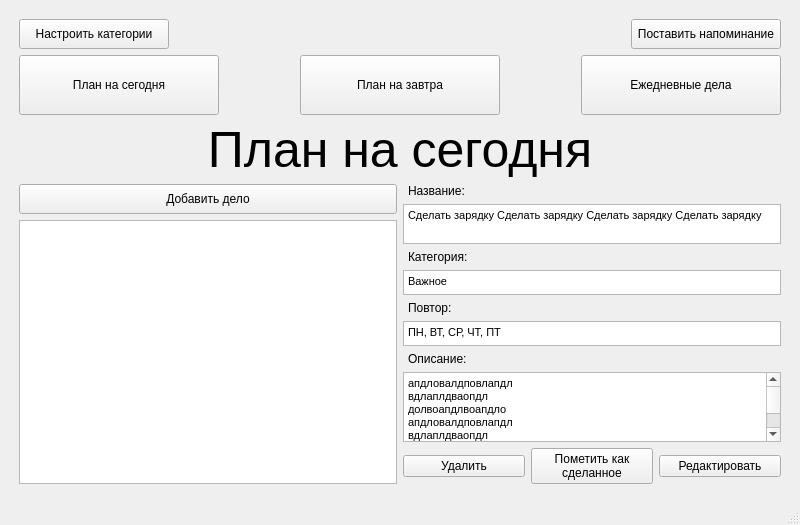
<?xml version="1.0" encoding="UTF-8"?>
<ui version="4.0">
 <class>Todo</class>
 <widget class="QMainWindow" name="Todo">
  <property name="geometry">
   <rect>
    <x>0</x>
    <y>0</y>
    <width>800</width>
    <height>521</height>
   </rect>
  </property>
  <property name="maximumSize">
   <size>
    <width>16777215</width>
    <height>521</height>
   </size>
  </property>
  <property name="windowTitle">
   <string>Планировщик дел</string>
  </property>
  <property name="styleSheet">
   <string notr="true">#centralwidget {
    padding: 20px;
}

#planLabel {
    font-size: 50px;
}

#taskName {
    font-size: 18px;
}</string>
  </property>
  <widget class="QWidget" name="centralwidget">
   <layout class="QHBoxLayout" name="horizontalLayout_6">
    <item>
     <layout class="QVBoxLayout" name="verticalLayout_3">
      <property name="leftMargin">
       <number>10</number>
      </property>
      <property name="topMargin">
       <number>10</number>
      </property>
      <property name="rightMargin">
       <number>10</number>
      </property>
      <property name="bottomMargin">
       <number>10</number>
      </property>
      <item>
       <layout class="QHBoxLayout" name="horizontalLayout_5">
        <item>
         <widget class="QPushButton" name="categoriesSettingsBtn">
          <property name="minimumSize">
           <size>
            <width>150</width>
            <height>30</height>
           </size>
          </property>
          <property name="text">
           <string>Настроить категории</string>
          </property>
         </widget>
        </item>
        <item>
         <spacer name="horizontalSpacer_3">
          <property name="orientation">
           <enum>Qt::Horizontal</enum>
          </property>
          <property name="sizeHint" stdset="0">
           <size>
            <width>40</width>
            <height>20</height>
           </size>
          </property>
         </spacer>
        </item>
        <item>
         <widget class="QPushButton" name="reminderBtn">
          <property name="minimumSize">
           <size>
            <width>150</width>
            <height>30</height>
           </size>
          </property>
          <property name="text">
           <string>Поставить напоминание</string>
          </property>
         </widget>
        </item>
       </layout>
      </item>
      <item>
       <layout class="QHBoxLayout" name="horizontalLayout">
        <item>
         <widget class="QPushButton" name="today">
          <property name="minimumSize">
           <size>
            <width>200</width>
            <height>60</height>
           </size>
          </property>
          <property name="maximumSize">
           <size>
            <width>200</width>
            <height>60</height>
           </size>
          </property>
          <property name="styleSheet">
           <string notr="true"/>
          </property>
          <property name="text">
           <string>План на сегодня</string>
          </property>
         </widget>
        </item>
        <item>
         <spacer name="horizontalSpacer">
          <property name="orientation">
           <enum>Qt::Horizontal</enum>
          </property>
          <property name="sizeHint" stdset="0">
           <size>
            <width>40</width>
            <height>20</height>
           </size>
          </property>
         </spacer>
        </item>
        <item>
         <widget class="QPushButton" name="tomorrow">
          <property name="minimumSize">
           <size>
            <width>200</width>
            <height>60</height>
           </size>
          </property>
          <property name="maximumSize">
           <size>
            <width>200</width>
            <height>60</height>
           </size>
          </property>
          <property name="styleSheet">
           <string notr="true"/>
          </property>
          <property name="text">
           <string>План на завтра</string>
          </property>
         </widget>
        </item>
        <item>
         <spacer name="horizontalSpacer_2">
          <property name="orientation">
           <enum>Qt::Horizontal</enum>
          </property>
          <property name="sizeHint" stdset="0">
           <size>
            <width>40</width>
            <height>20</height>
           </size>
          </property>
         </spacer>
        </item>
        <item>
         <widget class="QPushButton" name="daily">
          <property name="minimumSize">
           <size>
            <width>200</width>
            <height>60</height>
           </size>
          </property>
          <property name="maximumSize">
           <size>
            <width>200</width>
            <height>60</height>
           </size>
          </property>
          <property name="text">
           <string>Ежедневные дела</string>
          </property>
         </widget>
        </item>
       </layout>
      </item>
      <item>
       <widget class="QLabel" name="planLabel">
        <property name="minimumSize">
         <size>
          <width>0</width>
          <height>0</height>
         </size>
        </property>
        <property name="styleSheet">
         <string notr="true"/>
        </property>
        <property name="text">
         <string>План на сегодня</string>
        </property>
        <property name="alignment">
         <set>Qt::AlignCenter</set>
        </property>
        <property name="indent">
         <number>0</number>
        </property>
       </widget>
      </item>
      <item>
       <layout class="QHBoxLayout" name="horizontalLayout_4">
        <item>
         <layout class="QVBoxLayout" name="verticalLayout_2">
          <item>
           <layout class="QHBoxLayout" name="horizontalLayout_2">
            <item>
             <widget class="QPushButton" name="addBtn">
              <property name="minimumSize">
               <size>
                <width>200</width>
                <height>30</height>
               </size>
              </property>
              <property name="styleSheet">
               <string notr="true"/>
              </property>
              <property name="text">
               <string>Добавить дело</string>
              </property>
             </widget>
            </item>
           </layout>
          </item>
          <item>
           <widget class="QListWidget" name="tasksList">
            <property name="maximumSize">
             <size>
              <width>16777215</width>
              <height>16777215</height>
             </size>
            </property>
            <property name="styleSheet">
             <string notr="true"/>
            </property>
           </widget>
          </item>
         </layout>
        </item>
        <item>
         <layout class="QVBoxLayout" name="verticalLayout">
          <item>
           <widget class="QLabel" name="titleLabel">
            <property name="text">
             <string>Название:</string>
            </property>
            <property name="indent">
             <number>5</number>
            </property>
           </widget>
          </item>
          <item>
           <widget class="QTextEdit" name="title">
            <property name="maximumSize">
             <size>
              <width>16777215</width>
              <height>40</height>
             </size>
            </property>
            <property name="readOnly">
             <bool>true</bool>
            </property>
            <property name="html">
             <string>&lt;!DOCTYPE HTML PUBLIC &quot;-//W3C//DTD HTML 4.0//EN&quot; &quot;http://www.w3.org/TR/REC-html40/strict.dtd&quot;&gt;
&lt;html&gt;&lt;head&gt;&lt;meta name=&quot;qrichtext&quot; content=&quot;1&quot; /&gt;&lt;style type=&quot;text/css&quot;&gt;
p, li { white-space: pre-wrap; }
&lt;/style&gt;&lt;/head&gt;&lt;body style=&quot; font-family:'MS Shell Dlg 2'; font-size:8.25pt; font-weight:400; font-style:normal;&quot;&gt;
&lt;p style=&quot; margin-top:0px; margin-bottom:0px; margin-left:0px; margin-right:0px; -qt-block-indent:0; text-indent:0px;&quot;&gt;Сделать зарядку Сделать зарядку Сделать зарядку Сделать зарядку&lt;/p&gt;&lt;/body&gt;&lt;/html&gt;</string>
            </property>
           </widget>
          </item>
          <item>
           <widget class="QLabel" name="categoryLabel">
            <property name="text">
             <string>Категория:</string>
            </property>
            <property name="indent">
             <number>5</number>
            </property>
           </widget>
          </item>
          <item>
           <widget class="QTextEdit" name="category">
            <property name="maximumSize">
             <size>
              <width>16777215</width>
              <height>25</height>
             </size>
            </property>
            <property name="readOnly">
             <bool>true</bool>
            </property>
            <property name="html">
             <string>&lt;!DOCTYPE HTML PUBLIC &quot;-//W3C//DTD HTML 4.0//EN&quot; &quot;http://www.w3.org/TR/REC-html40/strict.dtd&quot;&gt;
&lt;html&gt;&lt;head&gt;&lt;meta name=&quot;qrichtext&quot; content=&quot;1&quot; /&gt;&lt;style type=&quot;text/css&quot;&gt;
p, li { white-space: pre-wrap; }
&lt;/style&gt;&lt;/head&gt;&lt;body style=&quot; font-family:'MS Shell Dlg 2'; font-size:8.25pt; font-weight:400; font-style:normal;&quot;&gt;
&lt;p style=&quot; margin-top:0px; margin-bottom:0px; margin-left:0px; margin-right:0px; -qt-block-indent:0; text-indent:0px;&quot;&gt;Важное&lt;/p&gt;&lt;/body&gt;&lt;/html&gt;</string>
            </property>
           </widget>
          </item>
          <item>
           <widget class="QLabel" name="repeatLabel">
            <property name="text">
             <string>Повтор:</string>
            </property>
            <property name="indent">
             <number>5</number>
            </property>
           </widget>
          </item>
          <item>
           <widget class="QTextEdit" name="repeat">
            <property name="maximumSize">
             <size>
              <width>16777215</width>
              <height>25</height>
             </size>
            </property>
            <property name="html">
             <string>&lt;!DOCTYPE HTML PUBLIC &quot;-//W3C//DTD HTML 4.0//EN&quot; &quot;http://www.w3.org/TR/REC-html40/strict.dtd&quot;&gt;
&lt;html&gt;&lt;head&gt;&lt;meta name=&quot;qrichtext&quot; content=&quot;1&quot; /&gt;&lt;style type=&quot;text/css&quot;&gt;
p, li { white-space: pre-wrap; }
&lt;/style&gt;&lt;/head&gt;&lt;body style=&quot; font-family:'MS Shell Dlg 2'; font-size:8.25pt; font-weight:400; font-style:normal;&quot;&gt;
&lt;p style=&quot; margin-top:0px; margin-bottom:0px; margin-left:0px; margin-right:0px; -qt-block-indent:0; text-indent:0px;&quot;&gt;ПН, ВТ, СР, ЧТ, ПТ&lt;/p&gt;&lt;/body&gt;&lt;/html&gt;</string>
            </property>
           </widget>
          </item>
          <item>
           <widget class="QLabel" name="descriptionLabel">
            <property name="text">
             <string>Описание:</string>
            </property>
            <property name="indent">
             <number>5</number>
            </property>
           </widget>
          </item>
          <item>
           <widget class="QTextEdit" name="description">
            <property name="maximumSize">
             <size>
              <width>16777215</width>
              <height>16777215</height>
             </size>
            </property>
            <property name="readOnly">
             <bool>true</bool>
            </property>
            <property name="html">
             <string>&lt;!DOCTYPE HTML PUBLIC &quot;-//W3C//DTD HTML 4.0//EN&quot; &quot;http://www.w3.org/TR/REC-html40/strict.dtd&quot;&gt;
&lt;html&gt;&lt;head&gt;&lt;meta name=&quot;qrichtext&quot; content=&quot;1&quot; /&gt;&lt;style type=&quot;text/css&quot;&gt;
p, li { white-space: pre-wrap; }
&lt;/style&gt;&lt;/head&gt;&lt;body style=&quot; font-family:'MS Shell Dlg 2'; font-size:8.25pt; font-weight:400; font-style:normal;&quot;&gt;
&lt;p style=&quot; margin-top:0px; margin-bottom:0px; margin-left:0px; margin-right:0px; -qt-block-indent:0; text-indent:0px;&quot;&gt;апдловалдповлапдл&lt;/p&gt;
&lt;p style=&quot; margin-top:0px; margin-bottom:0px; margin-left:0px; margin-right:0px; -qt-block-indent:0; text-indent:0px;&quot;&gt;вдлаплдваопдл&lt;/p&gt;
&lt;p style=&quot; margin-top:0px; margin-bottom:0px; margin-left:0px; margin-right:0px; -qt-block-indent:0; text-indent:0px;&quot;&gt;долвоапдлвоапдло&lt;/p&gt;
&lt;p style=&quot; margin-top:0px; margin-bottom:0px; margin-left:0px; margin-right:0px; -qt-block-indent:0; text-indent:0px;&quot;&gt;апдловалдповлапдл&lt;/p&gt;
&lt;p style=&quot; margin-top:0px; margin-bottom:0px; margin-left:0px; margin-right:0px; -qt-block-indent:0; text-indent:0px;&quot;&gt;вдлаплдваопдл&lt;/p&gt;
&lt;p style=&quot; margin-top:0px; margin-bottom:0px; margin-left:0px; margin-right:0px; -qt-block-indent:0; text-indent:0px;&quot;&gt;долвоапдлвоапдло&lt;/p&gt;
&lt;p style=&quot; margin-top:0px; margin-bottom:0px; margin-left:0px; margin-right:0px; -qt-block-indent:0; text-indent:0px;&quot;&gt;апдловалдповлапдл&lt;/p&gt;
&lt;p style=&quot; margin-top:0px; margin-bottom:0px; margin-left:0px; margin-right:0px; -qt-block-indent:0; text-indent:0px;&quot;&gt;вдлаплдваопдл&lt;/p&gt;
&lt;p style=&quot; margin-top:0px; margin-bottom:0px; margin-left:0px; margin-right:0px; -qt-block-indent:0; text-indent:0px;&quot;&gt;долвоапдлвоапдло&lt;/p&gt;
&lt;p style=&quot; margin-top:0px; margin-bottom:0px; margin-left:0px; margin-right:0px; -qt-block-indent:0; text-indent:0px;&quot;&gt;апдловалдповлапдл&lt;/p&gt;
&lt;p style=&quot; margin-top:0px; margin-bottom:0px; margin-left:0px; margin-right:0px; -qt-block-indent:0; text-indent:0px;&quot;&gt;вдлаплдваопдл&lt;/p&gt;
&lt;p style=&quot; margin-top:0px; margin-bottom:0px; margin-left:0px; margin-right:0px; -qt-block-indent:0; text-indent:0px;&quot;&gt;долвоапдлвоапдло&lt;/p&gt;
&lt;p style=&quot; margin-top:0px; margin-bottom:0px; margin-left:0px; margin-right:0px; -qt-block-indent:0; text-indent:0px;&quot;&gt;апдловалдповлапдл&lt;/p&gt;
&lt;p style=&quot; margin-top:0px; margin-bottom:0px; margin-left:0px; margin-right:0px; -qt-block-indent:0; text-indent:0px;&quot;&gt;вдлаплдваопдл&lt;/p&gt;
&lt;p style=&quot; margin-top:0px; margin-bottom:0px; margin-left:0px; margin-right:0px; -qt-block-indent:0; text-indent:0px;&quot;&gt;долвоапдлвоапдло&lt;/p&gt;&lt;/body&gt;&lt;/html&gt;</string>
            </property>
           </widget>
          </item>
          <item>
           <layout class="QHBoxLayout" name="horizontalLayout_3">
            <item>
             <widget class="QPushButton" name="deleteBtn">
              <property name="text">
               <string>Удалить</string>
              </property>
             </widget>
            </item>
            <item>
             <widget class="QPushButton" name="markAsDoneBtn">
              <property name="text">
               <string>Пометить как
сделанное</string>
              </property>
             </widget>
            </item>
            <item>
             <widget class="QPushButton" name="editBtn">
              <property name="text">
               <string>Редактировать</string>
              </property>
             </widget>
            </item>
           </layout>
          </item>
         </layout>
        </item>
       </layout>
      </item>
     </layout>
    </item>
   </layout>
  </widget>
  <widget class="QStatusBar" name="statusbar"/>
 </widget>
 <resources/>
 <connections/>
</ui>
